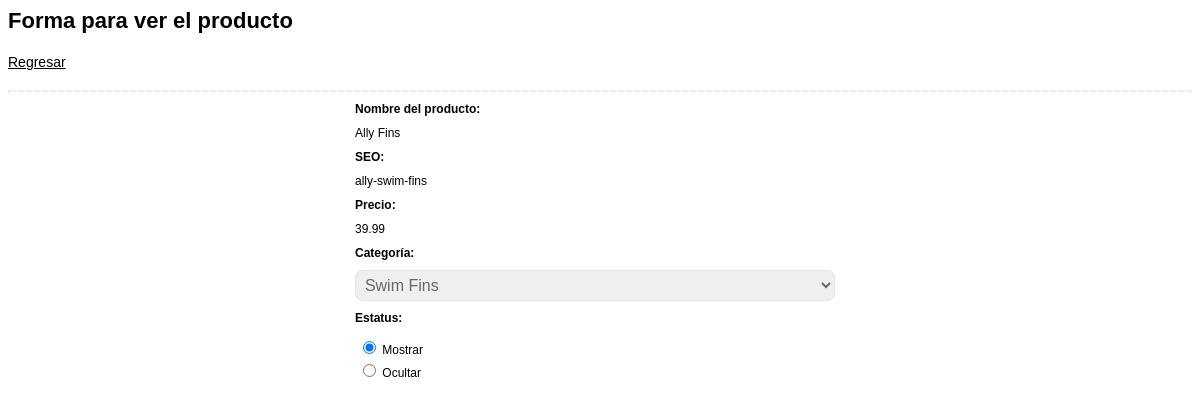
Screenshot of /3gDKl4tGiAE/_product-view.php?recordID=2 with the database file from the repository.
### tables this page shows
CREATE TABLE `products` (
  `product_id` int(11) NOT NULL AUTO_INCREMENT,
  `product_name` varchar(100) NOT NULL,
  `product_seo` varchar(100) NOT NULL,
  `product_price` double NOT NULL,
  `product_category_id` int(11) NOT NULL,
  `product_status` tinyint(1) NOT NULL,
  PRIMARY KEY (`product_id`)
);

### 3gDKl4tGiAE/_product-view.php (the view, shortened to what this page needs)
<?php require_once('../Connections/cn.php'); ?>
<?php
if (!function_exists("GetSQLValueString")) {
function GetSQLValueString($theValue, $theType, $theDefinedValue = "", $theNotDefinedValue = "")
{
  $theValue = function_exists("mysql_real_escape_string") ? mysql_real_escape_string($theValue) : mysql_escape_string($theValue);
  switch ($theType) {
    case "long":
    case "int":
      $theValue = ($theValue != "") ? intval($theValue) : "NULL";
      break;
  }
  return $theValue;
}
}
$query_rsCategories = "SELECT categories.category_id, categories.category_name FROM categories ORDER BY categories.category_name";
$rsCategories = mysql_query($query_rsCategories, $cn) or die(mysql_error());
$row_rsCategories = mysql_fetch_assoc($rsCategories);
$var_product_id_rsProducts = "0";
if (isset($_GET['recordID'])) {
  $var_product_id_rsProducts = $_GET['recordID'];
}
$query_rsProducts = sprintf("SELECT * FROM products WHERE products.product_id = %s", GetSQLValueString($var_product_id_rsProducts, "int"));
$rsProducts = mysql_query($query_rsProducts, $cn) or die(mysql_error());
$row_rsProducts = mysql_fetch_assoc($rsProducts);
?>
<link rel="stylesheet" type="text/css" href="css/cart-style.css">
<h2>Forma para ver el  producto</h2>
<div class="action-link">
<a href="product-list.php" class="action-link">Regresar</a> </div>
<hr/>
<div class="form">
	<div class="row-item form-title">Nombre del producto:</div>
	<div class="row-item form-input"><?php echo htmlentities($row_rsProducts['product_name'], ENT_COMPAT, ''); ?></div>
	<div class="row-item form-title">SEO:</div>
	<div class="row-item form-input"><?php echo htmlentities($row_rsProducts['product_seo'], ENT_COMPAT, ''); ?></div>
	<div class="row-item form-title">Precio:</div>
	<div class="row-item form-input"><?php echo htmlentities($row_rsProducts['product_price'], ENT_COMPAT, ''); ?></div>
	<div class="row-item form-title">Categor&iacute;a:</div>
	<div class="row-item form-input">
	<select name="product_category_id">
		<?php
		do {
		?>
		<option value="<?php echo $row_rsCategories['category_id']?>" <?php if (!(strcmp($row_rsCategories['category_id'], htmlentities($row_rsProducts['product_category_id'], ENT_COMPAT, '')))) {echo "SELECTED";} ?>><?php echo $row_rsCategories['category_name']?></option>
		<?php
		} while ($row_rsCategories = mysql_fetch_assoc($rsCategories));
		?>
	</select>
	</div>
	<div class="row-item form-title">Estatus:</div>
	<div class="row-item form-input">
	<table>
		<tr>
			<td><input type="radio" name="product_status" value="1" <?php if (!(strcmp(htmlentities($row_rsProducts['product_status'], ENT_COMPAT, ''),1))) {echo "checked=\"checked\"";} ?>>
				Mostrar</td>
		</tr>
		<tr>
			<td><input type="radio" name="product_status" value="0" <?php if (!(strcmp(htmlentities($row_rsProducts['product_status'], ENT_COMPAT, ''),0))) {echo "checked=\"checked\"";} ?>>
				Ocultar</td>
		</tr>
	</table>
	</div>

### 3gDKl4tGiAE/css/cart-style.css (style rules this page uses)
* { font-family: Arial, Helvetica, sans-serif; font-size: 12px; }
a { color: #000; text-decoration: underline; }
.row-item { padding: 5px; }
.action-link { margin: 20px 0; font-size: 14px; }
.form { max-width: 500px; margin: auto; display: block; }
.form-title { font-weight: bold; }
.form-input { -webkit-border-radius: 7px; -moz-border-radius: 7px; border-radius: 7px; }
.form-input input[type="text"], .form-input select, .form-input textarea, .form-input input[type="password"] { font-size: 16px; font-weight: normal; font-family: Arial, Helvetica, sans-serif; color: #666; border: 1px #e5e5e5 solid; -webkit-border-radius: 7px; -moz-border-radius: 7px; border-radius: 7px; width: 98%; padding: 1%; }
hr { border: 1px #e5e5e5 dotted; clear: both; display: block; margin: 5px 0; }
h2 { font-size: 22px; display: block; }

### rows the page displays
products: product_name "Ally Fins", product_seo "ally-swim-fins", product_price "39.99", product_status "☑"

### other values shown
form field product_category_id "Swim Fins"
